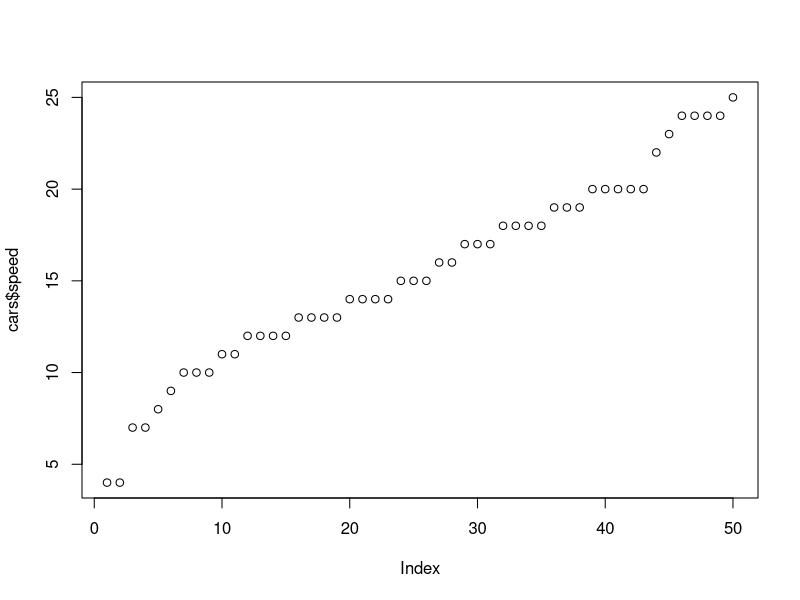
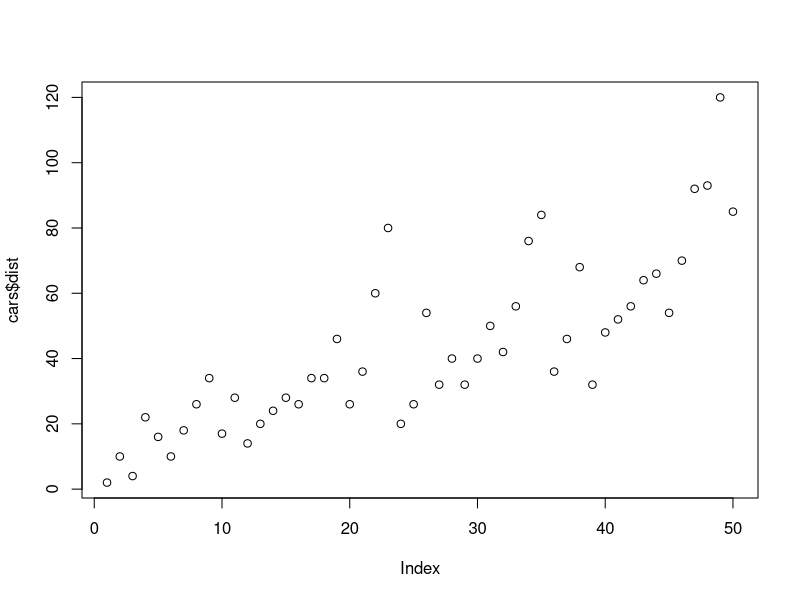

Reproduce these figures in R, in order.
## ---- chunk 1
knitr::opts_chunk$set(echo = FALSE)

# Learn more about creating blogs with Distill at:
# https://rstudio.github.io/distill/blog.html

## ---- chunk 2
summary(cars)
plot(cars$speed)
plot(cars$dist)
